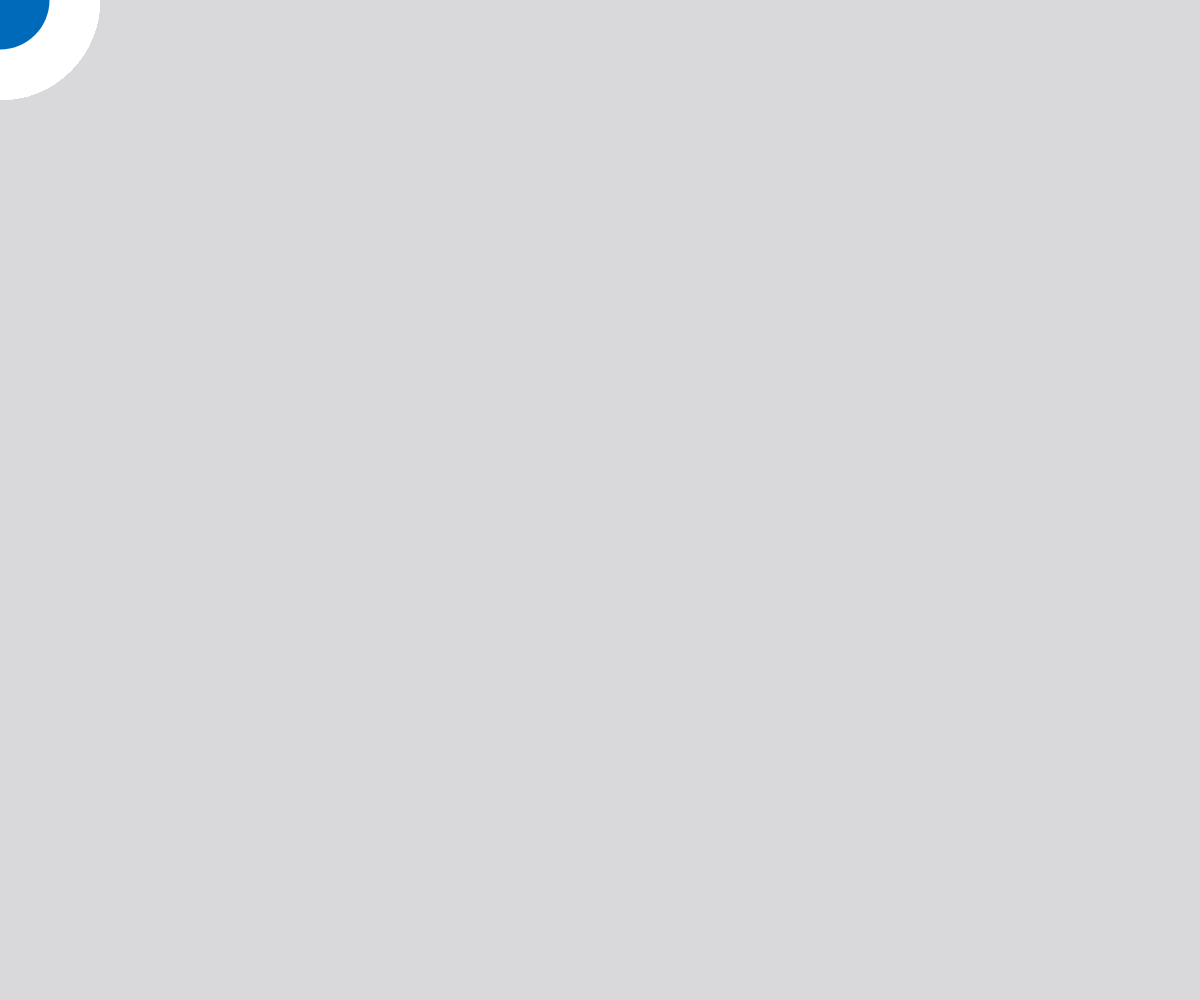
Frame 1 (no input)
Frame 60 (no input): identical to frame 1, image omitted
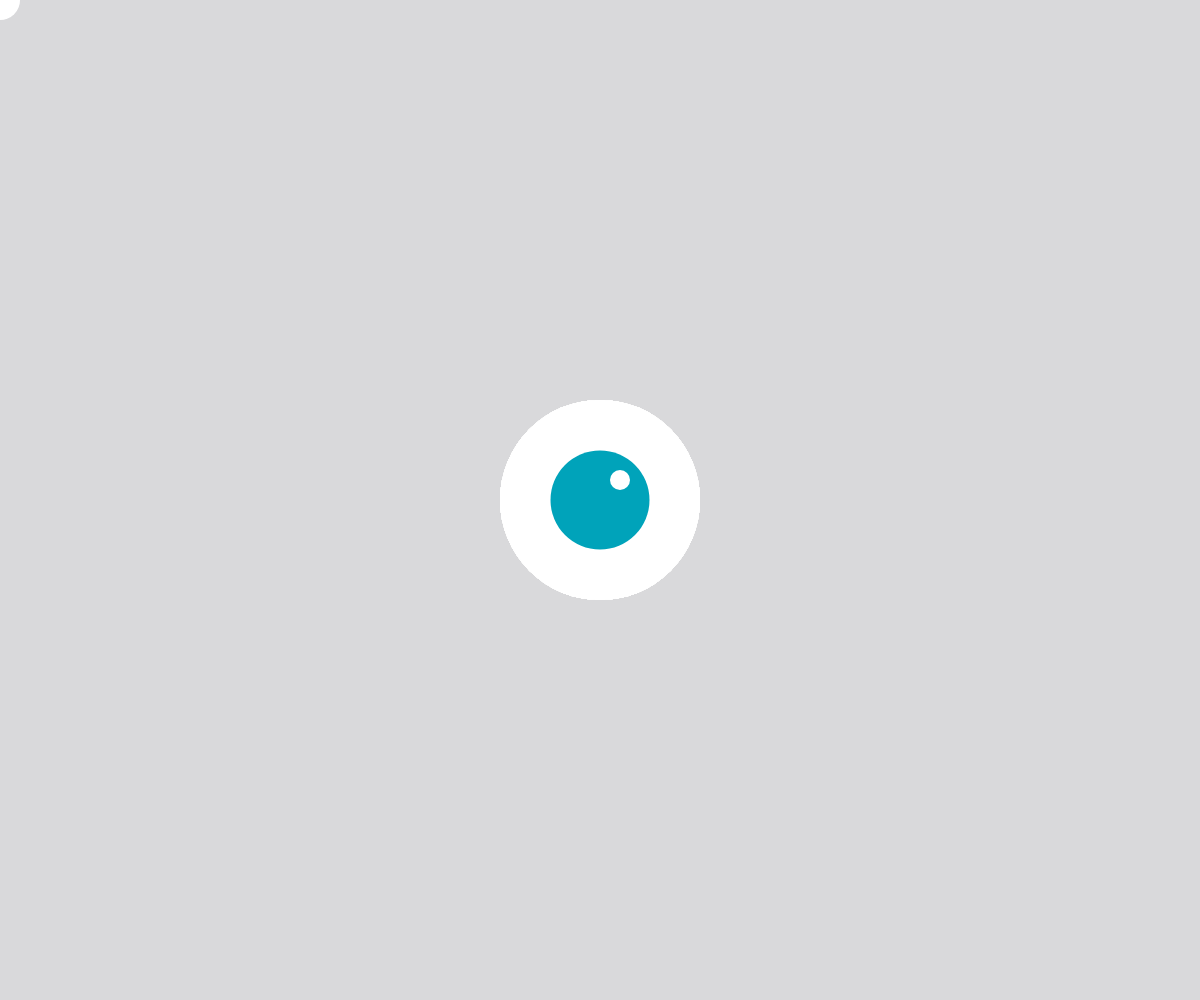
Frame 120 (the mouse pressed at the canvas centre since frame 60)

The p5.js sketch that drew these frames (run headless with seeded random() and noise() and a simulated clock; from frame 60 on, the mouse is pressed at the canvas centre):

// p5.js sketch
// ── sketch.js
let num = 100;
let mx = [];
let my = [];
let irisColor;

function setup() {
  createCanvas(windowWidth, windowHeight);
  noStroke();
  colorMode(HSB);
  irisColor = (0,0,0);
}


function draw() {
  background('#d9d9db');
  let count = frameCount % num;
  // print(count);
  // frameRate(5);
  mx[count] = mouseX;
  my[count] = mouseY;
  for(let i=0 ; i<num ;i++){
    let index = (count + i) % num;
   
    
  fill(255);
  let eyeballX = constrain(mouseX,0,width);
  let eyeballY = constrain(mouseY,0,height);
  circle(mx[index],my[index],i)
  circle(eyeballX,eyeballY,200);
  // circle(width/2,height/2,200);
  fill(0);
  // cinstrain(n,low,high);
  let irisX = constrain(mouseX,eyeballX-30,eyeballX+30);
  let irisY = constrain(mouseY,eyeballY-30,eyeballY+30);
  fill(irisColor);
  circle(irisX,irisY,i);
  fill(0);
  //glare
  fill(255);
  circle(irisX+20,irisY-20,20);
  
  }
  
  
}
  
function mouseMoved(){
  irisColor = color(random(180,216),100,73);
}
